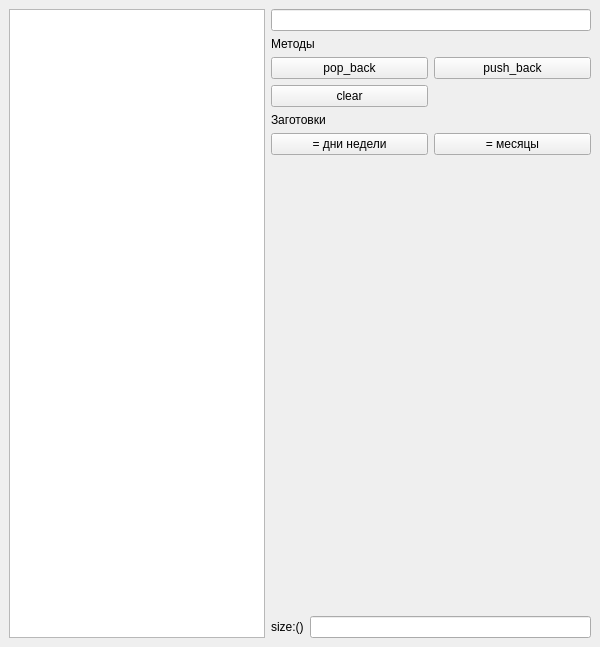
<?xml version="1.0" encoding="UTF-8"?>
<ui version="4.0">
 <class>MainWindow</class>
 <widget class="QMainWindow" name="MainWindow">
  <property name="geometry">
   <rect>
    <x>0</x>
    <y>0</y>
    <width>600</width>
    <height>647</height>
   </rect>
  </property>
  <property name="windowTitle">
   <string>std::vector demo</string>
  </property>
  <widget class="QWidget" name="centralwidget">
   <layout class="QHBoxLayout" name="horizontalLayout" stretch="0,1">
    <item>
     <widget class="QListWidget" name="list_widget"/>
    </item>
    <item>
     <layout class="QVBoxLayout" name="verticalLayout">
      <item>
       <widget class="QLineEdit" name="txt_elem_content"/>
      </item>
      <item>
       <widget class="QLabel" name="label">
        <property name="text">
         <string>Методы</string>
        </property>
       </widget>
      </item>
      <item>
       <layout class="QGridLayout" name="gridLayout">
        <item row="0" column="0">
         <widget class="QPushButton" name="pb_pop_back">
          <property name="text">
           <string>pop_back</string>
          </property>
         </widget>
        </item>
        <item row="0" column="1">
         <widget class="QPushButton" name="pb_push_back_2">
          <property name="text">
           <string>push_back</string>
          </property>
         </widget>
        </item>
        <item row="1" column="0">
         <widget class="QPushButton" name="pb_clear">
          <property name="enabled">
           <bool>true</bool>
          </property>
          <property name="text">
           <string>clear</string>
          </property>
         </widget>
        </item>
       </layout>
      </item>
      <item>
       <widget class="QLabel" name="label_2">
        <property name="text">
         <string>Заготовки</string>
        </property>
       </widget>
      </item>
      <item>
       <layout class="QHBoxLayout" name="horizontalLayout_2">
        <item>
         <widget class="QPushButton" name="pb_days_of_week">
          <property name="text">
           <string>= дни недели</string>
          </property>
         </widget>
        </item>
        <item>
         <widget class="QPushButton" name="pb_months">
          <property name="text">
           <string>= месяцы</string>
          </property>
         </widget>
        </item>
       </layout>
      </item>
      <item>
       <spacer name="verticalSpacer">
        <property name="orientation">
         <enum>Qt::Vertical</enum>
        </property>
        <property name="sizeHint" stdset="0">
         <size>
          <width>20</width>
          <height>40</height>
         </size>
        </property>
       </spacer>
      </item>
      <item>
       <layout class="QHBoxLayout" name="horizontalLayout_3">
        <item>
         <widget class="QLabel" name="label_3">
          <property name="text">
           <string>size:()</string>
          </property>
         </widget>
        </item>
        <item>
         <widget class="QLineEdit" name="txt_size"/>
        </item>
       </layout>
      </item>
     </layout>
    </item>
   </layout>
  </widget>
 </widget>
 <resources/>
 <connections/>
</ui>
